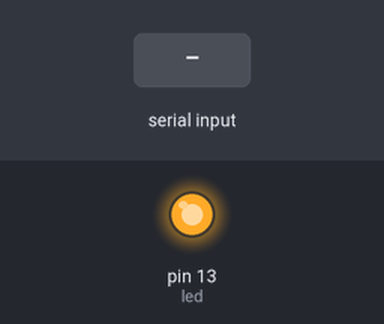
This sketch was run on a simulated Arduino Uno, built with avr-gcc and run on an emulated ATmega328P. On the bench: output pins drawn as LEDs (lit = HIGH). The test bench sets the inputs (shaded band).

Above: at 1.2 s.
1.3 s: "b" received over Serial
At 2.3 s:
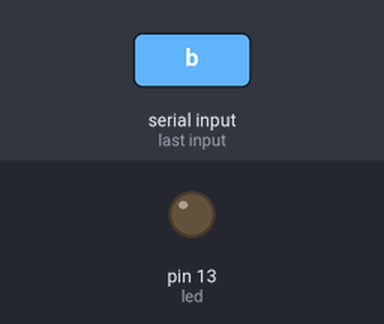
2.8 s: "a" received over Serial
At 3.5 s:
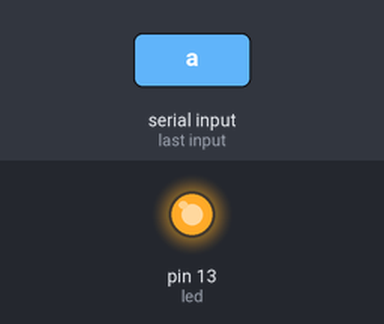
Timing chart, 0 to 5.8 s (numbered marks = the images above; inputs shaded):
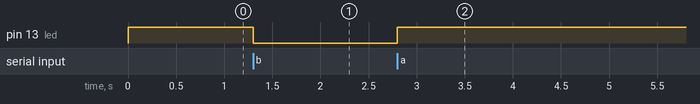

Measured:
- after the input at 1.3 s, pin 13 (led): HIGH → LOW at once
- after the input at 2.8 s, pin 13 (led): LOW → HIGH at once

The sketch:

car_controller.ino
```cpp
/*
 * @author Marcus Vinicius Pimenta
 * @email mvinicius.pimenta@gmail.com
 * @date 01/11/2013
 */

int led = 13;

void setup() {
    pinMode(led, OUTPUT);
    digitalWrite(led, HIGH);

    Serial.begin(9600);
}

void loop() {
    if (Serial.available() > 0) {
        char inChar = Serial.read();

        switch (inChar) {
            case 'a':
              digitalWrite(led, HIGH);
              break;
            case 'b':
              digitalWrite(led, LOW);
              break;
        }
    }
}
```
